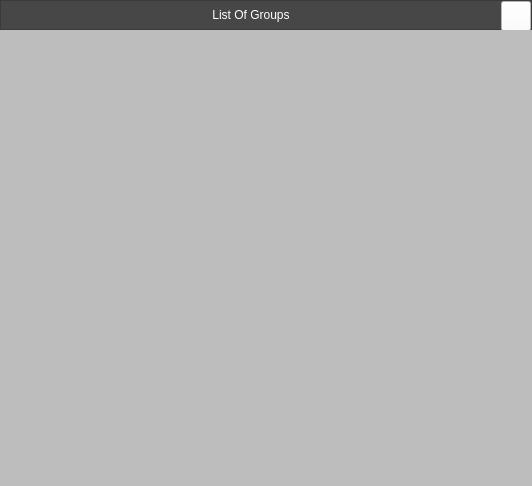
<?xml version="1.0" encoding="UTF-8"?>
<ui version="4.0">
 <class>MainWindow</class>
 <widget class="QMainWindow" name="MainWindow">
  <property name="geometry">
   <rect>
    <x>0</x>
    <y>0</y>
    <width>532</width>
    <height>486</height>
   </rect>
  </property>
  <property name="windowTitle">
   <string>MainWindow</string>
  </property>
  <property name="styleSheet">
   <string notr="true">font: 12pt &quot;Sitka Text&quot;;</string>
  </property>
  <widget class="QWidget" name="centralwidget">
   <layout class="QGridLayout" name="gridLayout_2">
    <property name="leftMargin">
     <number>0</number>
    </property>
    <property name="topMargin">
     <number>0</number>
    </property>
    <property name="rightMargin">
     <number>0</number>
    </property>
    <property name="bottomMargin">
     <number>0</number>
    </property>
    <property name="spacing">
     <number>0</number>
    </property>
    <item row="1" column="0">
     <widget class="QWidget" name="widget" native="true">
      <layout class="QGridLayout" name="gridLayout_3">
       <property name="leftMargin">
        <number>0</number>
       </property>
       <property name="topMargin">
        <number>0</number>
       </property>
       <property name="rightMargin">
        <number>0</number>
       </property>
       <property name="bottomMargin">
        <number>0</number>
       </property>
       <property name="spacing">
        <number>0</number>
       </property>
       <item row="0" column="0">
        <widget class="QListView" name="listView">
         <property name="styleSheet">
          <string notr="true">background-color: rgb(189, 189, 189);
border:none</string>
         </property>
        </widget>
       </item>
      </layout>
     </widget>
    </item>
    <item row="0" column="0">
     <widget class="QFrame" name="fheader">
      <property name="maximumSize">
       <size>
        <width>16777215</width>
        <height>30</height>
       </size>
      </property>
      <property name="styleSheet">
       <string notr="true">background-color: rgb(75,75,75);
color: rgb(255, 255, 255);</string>
      </property>
      <property name="frameShape">
       <enum>QFrame::StyledPanel</enum>
      </property>
      <property name="frameShadow">
       <enum>QFrame::Raised</enum>
      </property>
      <layout class="QGridLayout" name="gridLayout">
       <property name="leftMargin">
        <number>0</number>
       </property>
       <property name="topMargin">
        <number>0</number>
       </property>
       <property name="rightMargin">
        <number>0</number>
       </property>
       <property name="bottomMargin">
        <number>0</number>
       </property>
       <property name="spacing">
        <number>0</number>
       </property>
       <item row="0" column="0">
        <widget class="QLabel" name="lbListOGroup">
         <property name="minimumSize">
          <size>
           <width>0</width>
           <height>25</height>
          </size>
         </property>
         <property name="maximumSize">
          <size>
           <width>16777215</width>
           <height>30</height>
          </size>
         </property>
         <property name="styleSheet">
          <string notr="true">background-color: rgb(71, 71, 71);
color: rgb(255, 255, 255);


</string>
         </property>
         <property name="text">
          <string>List Of Groups</string>
         </property>
         <property name="alignment">
          <set>Qt::AlignCenter</set>
         </property>
        </widget>
       </item>
       <item row="0" column="1">
        <widget class="QPushButton" name="pbClose">
         <property name="minimumSize">
          <size>
           <width>30</width>
           <height>30</height>
          </size>
         </property>
         <property name="maximumSize">
          <size>
           <width>30</width>
           <height>30</height>
          </size>
         </property>
         <property name="styleSheet">
          <string notr="true">background-color:white

</string>
         </property>
         <property name="text">
          <string/>
         </property>
         <property name="icon">
          <iconset resource="../icons/icons.qrc">
           <normaloff>:/newPrefix/icons/x.svg</normaloff>:/newPrefix/icons/x.svg</iconset>
         </property>
         <property name="iconSize">
          <size>
           <width>20</width>
           <height>20</height>
          </size>
         </property>
        </widget>
       </item>
      </layout>
     </widget>
    </item>
   </layout>
  </widget>
 </widget>
 <resources>
  <include location="../icons/icons.qrc"/>
 </resources>
 <connections/>
</ui>
